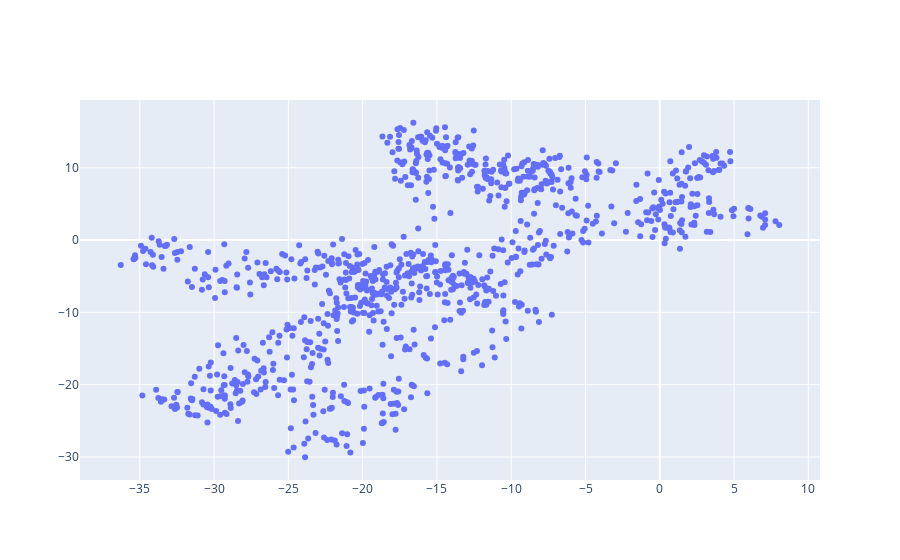

Here is the notebook cell this chart was saved with:
### Code cell
import plotly.graph_objects as go
import numpy as np

l = 1000
x_steps = np.random.choice([-1, 1], size=l) + 0.2 * np.random.randn(l) # l steps
y_steps = np.random.choice([-1, 1], size=l) + 0.2 * np.random.randn(l) # l steps
x_position = np.cumsum(x_steps) # integrate the position by summing steps values
y_position = np.cumsum(y_steps) # integrate the position by summing steps values

fig = go.Figure(data=go.Scatter(
    x=x_position,
    y=y_position,
    mode='markers',
    name='Random Walk',
))

fig.show()

### Figure 1 — Plotly figure (JSON) as saved in the notebook; plotly's stock layout.template omitted (floating-point values rounded to 4 significant figures; data arrays with more than 128 entries replaced by an {"elided": "..."} marker saying what was removed)
{"data": [{"mode": "markers", "name": "Random Walk", "type": "scatter", "x": {"elided": "1000 float values"}, "y": {"elided": "1000 float values"}}], "layout": {}}
